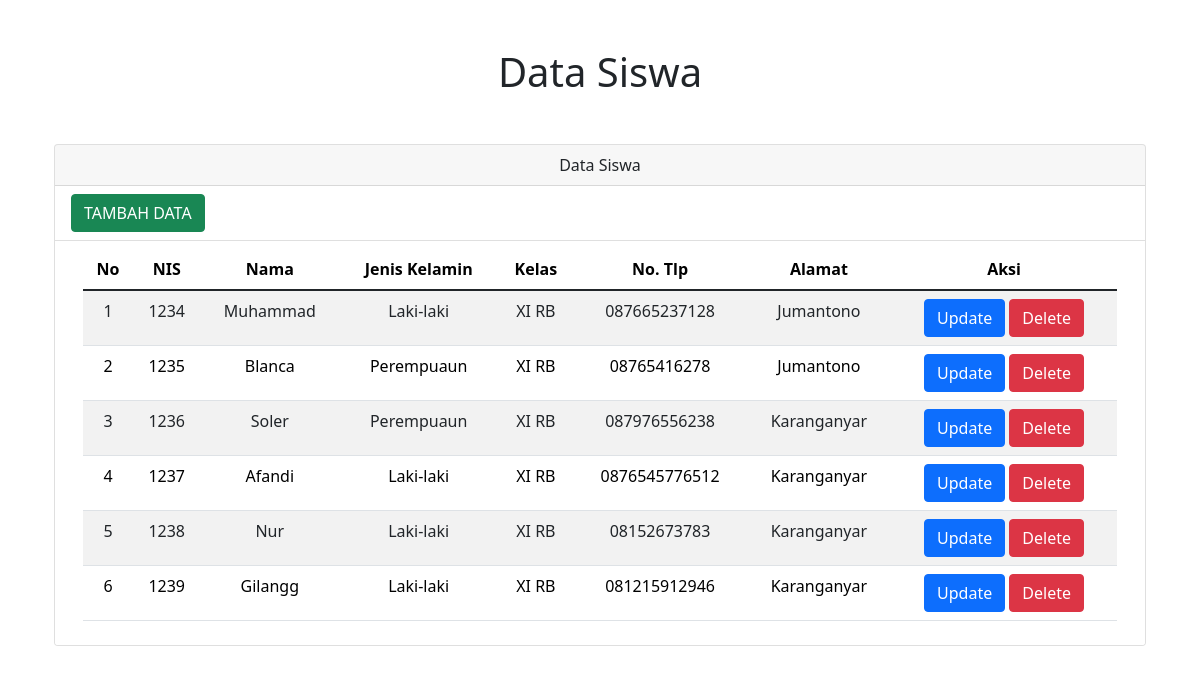
The app's page /ci3/index.php with its own data.
### tables this page shows
CREATE TABLE `tb_siswa` (
  `id` int(11) NOT NULL,
  `nis` varchar(100) NOT NULL,
  `nama` varchar(100) NOT NULL,
  `jenis_kelamin` enum('Laki-laki','Perempuaun') NOT NULL,
  `kelas` varchar(100) NOT NULL,
  `no_tlp` varchar(100) NOT NULL,
  `alamat` varchar(100) NOT NULL
);

### ci3/application/controllers/Welcome.php (called while the page is built, shortened)
<?php
class Welcome extends CI_Controller
{
	public function __construct()
	{
		$this->load->model('m_siswa');
	}
	public function index()
	{
		$recordSiswa = $this->m_siswa->getDataSiswa();
		$DATA = array('data_siswa' => $recordSiswa);
		$this->load->view('beranda', $DATA);
	}
}

### ci3/index.php (called while the page is built, shortened)
<?php
require_once BASEPATH.'core/CodeIgniter.php';

### ci3/application/models/m_siswa.php (called while the page is built, shortened)
<?php
class m_siswa extends CI_Model
{
  public function getDataSiswa()
  {
    $this->db->select('*');
    $this->db->from('tb_siswa');
    $query = $this->db->get('');
    return $query->result();
  }
}

### ci3/application/views/beranda.php (the view, shortened to what this page needs)
<!DOCTYPE html>
<html lang="en">
<head>
  <link rel="stylesheet" type="text/css" href="bootstrap-5.0.2-dist/css/bootstrap.min.css">
  <link rel="stylesheet" href="https://cdnjs.cloudflare.com/ajax/libs/twitter-bootstrap/5.1.3/css/bootstrap.min.css">
  <link rel="stylesheet" href="https://cdn.datatables.net/1.12.1/css/dataTables.bootstrap5.min.css">
  <link rel="stylesheet" href="https://cdn.datatables.net/buttons/2.2.3/css/buttons.bootstrap5.min.css">
</head>
<body>
  <div class="text-center m-5">
    <h1>Data Siswa</h1>
  </div>
  <div class="container text-center">
    <div class="card">
      <div class="card-header">
        Data Siswa
      </div>
      <ul class="list-group list-group-flush">
        <li class="list-group-item">
          <div class="float-start">
            <a href="<?= base_url('Welcome/tambah'); ?>"><button type="button" class="btn btn-success">TAMBAH DATA</button></a>
          </div>
        </li>
        <li class="list-group-item">
          <section class="tabel">
            <div class="container">
              <div class="row">
                <table id="example" class="table table-striped" style="width:100%">
                  <thead>
                    <tr>
                      <th scope="col">No</th>
                      <th scope="col">NIS</th>
                      <th scope="col">Nama</th>
                      <th scope="col">Jenis Kelamin</th>
                      <th scope="col">Kelas</th>
                      <th scope="col">No. Tlp</th>
                      <th scope="col">Alamat</th>
                      <th scope="col">Aksi</th>
                    </tr>
                  </thead>
                  <tbody>
                    <?php $no = 0 ?>
                    <?php foreach ($data_siswa as $siswa) : ?>
                      <?php $no++ ?>
                      <tr>
                        <td scope="row"><?= $no ?></td>
                        <td><?= $siswa->nis ?></td>
                        <td><?= $siswa->nama ?></td>
                        <td><?= $siswa->jenis_kelamin ?></td>
                        <td><?= $siswa->kelas ?></td>
                        <td><?= $siswa->no_tlp ?></td>
                        <td><?= $siswa->alamat ?></td>
                        <td>
                          <a href="<?= base_url('Welcome/edit/') . $siswa->id ?>"><button type="button" class="btn btn-primary">Update</button></a>
                          <a href="<?= base_url('Welcome/deleteData/') . $siswa->id ?>" onclick="return confirm('apakah anda akan menghapus data ini?')"><button type="button" class="btn btn-danger">Delete</button></a>
                        </td>
                      </tr>
                    <?php endforeach; ?>
                  </tbody>
                </table>
              </div>
            </div>
          </section>
        </li>
      </ul>
    </div>
  </div>
</body>
</html>

### ci3/application/views/beranda.php (style rules this page uses)
.tabel { padding-top: 6 rem; }

### records on screen
tb_siswa: nis "1234", nama "Muhammad", jenis_kelamin "Laki-laki", kelas "XI RB", no_tlp "087665237128", alamat "Jumantono"
tb_siswa: nis "1235", nama "Blanca", jenis_kelamin "Perempuaun", kelas "XI RB", no_tlp "08765416278", alamat "Jumantono"
tb_siswa: nis "1236", nama "Soler", jenis_kelamin "Perempuaun", kelas "XI RB", no_tlp "087976556238", alamat "Karanganyar"
tb_siswa: nis "1237", nama "Afandi", jenis_kelamin "Laki-laki", kelas "XI RB", no_tlp "0876545776512", alamat "Karanganyar"
tb_siswa: nis "1238", nama "Nur", jenis_kelamin "Laki-laki", kelas "XI RB", no_tlp "08152673783", alamat "Karanganyar"
tb_siswa: nis "1239", nama "Gilangg", jenis_kelamin "Laki-laki", kelas "XI RB", no_tlp "081215912946", alamat "Karanganyar"
